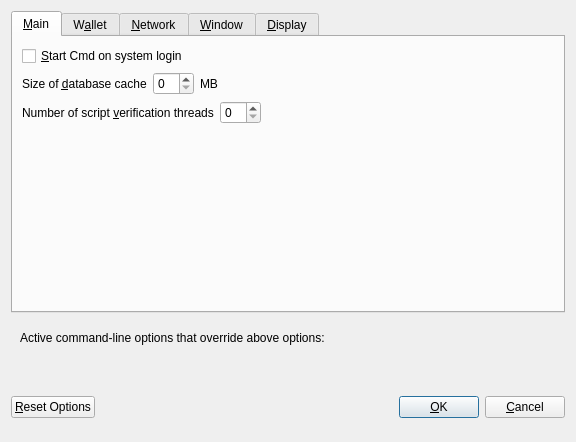
<?xml version="1.0" encoding="UTF-8"?>
<ui version="4.0">
 <class>OptionsDialog</class>
 <widget class="QDialog" name="OptionsDialog">
  <property name="geometry">
   <rect>
    <x>0</x>
    <y>0</y>
    <width>576</width>
    <height>442</height>
   </rect>
  </property>
  <property name="windowTitle">
   <string>Options</string>
  </property>
  <property name="modal">
   <bool>true</bool>
  </property>
  <layout class="QVBoxLayout" name="verticalLayout">
   <item>
    <widget class="QTabWidget" name="tabWidget">
     <property name="currentIndex">
      <number>0</number>
     </property>
     <widget class="QWidget" name="tabMain">
      <attribute name="title">
       <string>&amp;Main</string>
      </attribute>
      <layout class="QVBoxLayout" name="verticalLayout_Main">
       <item>
        <widget class="QCheckBox" name="bitcoinAtStartup">
         <property name="toolTip">
          <string>Automatically start Cmd after logging in to the system.</string>
         </property>
         <property name="text">
          <string>&amp;Start Cmd on system login</string>
         </property>
        </widget>
       </item>
       <item>
        <layout class="QHBoxLayout" name="horizontalLayout_2_Main">
         <item>
          <widget class="QLabel" name="databaseCacheLabel">
           <property name="text">
            <string>Size of &amp;database cache</string>
           </property>
           <property name="textFormat">
            <enum>Qt::PlainText</enum>
           </property>
           <property name="buddy">
            <cstring>databaseCache</cstring>
           </property>
          </widget>
         </item>
         <item>
          <widget class="QSpinBox" name="databaseCache"/>
         </item>
         <item>
          <widget class="QLabel" name="databaseCacheUnitLabel">
           <property name="text">
            <string>MB</string>
           </property>
           <property name="textFormat">
            <enum>Qt::PlainText</enum>
           </property>
          </widget>
         </item>
         <item>
          <spacer name="horizontalSpacer_2_Main">
           <property name="orientation">
            <enum>Qt::Horizontal</enum>
           </property>
           <property name="sizeHint" stdset="0">
            <size>
             <width>40</width>
             <height>20</height>
            </size>
           </property>
          </spacer>
         </item>
        </layout>
       </item>
       <item>
        <layout class="QHBoxLayout" name="horizontalLayout_3_Main">
         <item>
          <widget class="QLabel" name="threadsScriptVerifLabel">
           <property name="text">
            <string>Number of script &amp;verification threads</string>
           </property>
           <property name="textFormat">
            <enum>Qt::PlainText</enum>
           </property>
           <property name="buddy">
            <cstring>threadsScriptVerif</cstring>
           </property>
          </widget>
         </item>
         <item>
          <widget class="QSpinBox" name="threadsScriptVerif">
           <property name="toolTip">
            <string>(0 = auto, &lt;0 = leave that many cores free)</string>
           </property>
          </widget>
         </item>
         <item>
          <spacer name="horizontalSpacer_3_Main">
           <property name="orientation">
            <enum>Qt::Horizontal</enum>
           </property>
           <property name="sizeHint" stdset="0">
            <size>
             <width>40</width>
             <height>20</height>
            </size>
           </property>
          </spacer>
         </item>
        </layout>
       </item>
       <item>
        <spacer name="verticalSpacer_2">
         <property name="orientation">
          <enum>Qt::Vertical</enum>
         </property>
         <property name="sizeHint" stdset="0">
          <size>
           <width>20</width>
           <height>40</height>
          </size>
         </property>
        </spacer>
       </item>
      </layout>
     </widget>
     <widget class="QWidget" name="tabWallet">
      <attribute name="title">
       <string>W&amp;allet</string>
      </attribute>
      <layout class="QVBoxLayout" name="verticalLayout_Wallet">
       <item>
        <layout class="QHBoxLayout" name="horizontalLayout_2_Wallet">
         <item>
          <widget class="QLabel" name="labelStakeSplitThresholdText">
           <property name="text">
            <string>Stake split threshold:</string>
           </property>
          </widget>
         </item>
         <item>
          <widget class="QSpinBox" name="spinBoxStakeSplitThreshold">
           <property name="minimum">
            <number>1</number>
           </property>
           <property name="maximum">
            <number>999999</number>
           </property>
          </widget>
         </item>
        </layout>
       </item>
       <item>
        <widget class="QGroupBox" name="groupBox">
         <property name="title">
          <string>Expert</string>
         </property>
         <layout class="QVBoxLayout" name="verticalLayout_2">
          <item>
           <widget class="QCheckBox" name="coinControlFeatures">
            <property name="toolTip">
             <string>Whether to show coin control features or not.</string>
            </property>
            <property name="text">
             <string>Enable coin &amp;control features</string>
            </property>
           </widget>
          </item>
          <item>
           <widget class="QCheckBox" name="showMasternodesTab">
            <property name="toolTip">
             <string>Show additional tab listing all your masternodes in first sub-tab&lt;br/&gt;and all masternodes on the network in second sub-tab.</string>
            </property>
            <property name="text">
             <string>Show Masternodes Tab</string>
            </property>
           </widget>
          </item>
          <item>
           <widget class="QCheckBox" name="spendZeroConfChange">
            <property name="toolTip">
             <string>If you disable the spending of unconfirmed change, the change from a transaction&lt;br/&gt;cannot be used until that transaction has at least one confirmation.&lt;br/&gt;This also affects how your balance is computed.</string>
            </property>
            <property name="text">
             <string>&amp;Spend unconfirmed change</string>
            </property>
           </widget>
          </item>
         </layout>
        </widget>
       </item>
       <item>
        <spacer name="verticalSpacer_Wallet">
         <property name="orientation">
          <enum>Qt::Vertical</enum>
         </property>
         <property name="sizeHint" stdset="0">
          <size>
           <width>20</width>
           <height>40</height>
          </size>
         </property>
        </spacer>
       </item>
      </layout>
     </widget>
     <widget class="QWidget" name="tabNetwork">
      <attribute name="title">
       <string>&amp;Network</string>
      </attribute>
      <layout class="QVBoxLayout" name="verticalLayout_Network">
       <item>
        <widget class="QCheckBox" name="mapPortUpnp">
         <property name="toolTip">
          <string>Automatically open the Cmd client port on the router. This only works when your router supports UPnP and it is enabled.</string>
         </property>
         <property name="text">
          <string>Map port using &amp;UPnP</string>
         </property>
        </widget>
       </item>
       <item>
        <widget class="QCheckBox" name="allowIncoming">
         <property name="toolTip">
          <string>Accept connections from outside</string>
         </property>
         <property name="text">
          <string>Allow incoming connections</string>
         </property>
        </widget>
       </item>
       <item>
        <widget class="QCheckBox" name="connectSocks">
         <property name="toolTip">
          <string>Connect to the Cmd network through a SOCKS5 proxy.</string>
         </property>
         <property name="text">
          <string>&amp;Connect through SOCKS5 proxy (default proxy):</string>
         </property>
        </widget>
       </item>
       <item>
        <layout class="QHBoxLayout" name="horizontalLayout_1_Network">
         <item>
          <widget class="QLabel" name="proxyIpLabel">
           <property name="text">
            <string>Proxy &amp;IP:</string>
           </property>
           <property name="textFormat">
            <enum>Qt::PlainText</enum>
           </property>
           <property name="buddy">
            <cstring>proxyIp</cstring>
           </property>
          </widget>
         </item>
         <item>
          <widget class="QValidatedLineEdit" name="proxyIp">
           <property name="minimumSize">
            <size>
             <width>140</width>
             <height>0</height>
            </size>
           </property>
           <property name="maximumSize">
            <size>
             <width>140</width>
             <height>16777215</height>
            </size>
           </property>
           <property name="toolTip">
            <string>IP address of the proxy (e.g. IPv4: 127.0.0.1 / IPv6: ::1)</string>
           </property>
          </widget>
         </item>
         <item>
          <widget class="QLabel" name="proxyPortLabel">
           <property name="text">
            <string>&amp;Port:</string>
           </property>
           <property name="textFormat">
            <enum>Qt::PlainText</enum>
           </property>
           <property name="buddy">
            <cstring>proxyPort</cstring>
           </property>
          </widget>
         </item>
         <item>
          <widget class="QLineEdit" name="proxyPort">
           <property name="minimumSize">
            <size>
             <width>55</width>
             <height>0</height>
            </size>
           </property>
           <property name="maximumSize">
            <size>
             <width>55</width>
             <height>16777215</height>
            </size>
           </property>
           <property name="toolTip">
            <string>Port of the proxy (e.g. 9050)</string>
           </property>
          </widget>
         </item>
         <item>
          <spacer name="horizontalSpacer_1_Network">
           <property name="orientation">
            <enum>Qt::Horizontal</enum>
           </property>
           <property name="sizeHint" stdset="0">
            <size>
             <width>40</width>
             <height>20</height>
            </size>
           </property>
          </spacer>
         </item>
        </layout>
       </item>
       <item>
        <spacer name="verticalSpacer_Network">
         <property name="orientation">
          <enum>Qt::Vertical</enum>
         </property>
         <property name="sizeHint" stdset="0">
          <size>
           <width>20</width>
           <height>40</height>
          </size>
         </property>
        </spacer>
       </item>
      </layout>
     </widget>
     <widget class="QWidget" name="tabWindow">
      <attribute name="title">
       <string>&amp;Window</string>
      </attribute>
      <layout class="QVBoxLayout" name="verticalLayout_Window">
       <item>
        <widget class="QCheckBox" name="minimizeToTray">
         <property name="toolTip">
          <string>Show only a tray icon after minimizing the window.</string>
         </property>
         <property name="text">
          <string>&amp;Minimize to the tray instead of the taskbar</string>
         </property>
        </widget>
       </item>
       <item>
        <widget class="QCheckBox" name="minimizeOnClose">
         <property name="toolTip">
          <string>Minimize instead of exit the application when the window is closed. When this option is enabled, the application will be closed only after selecting Quit in the menu.</string>
         </property>
         <property name="text">
          <string>M&amp;inimize on close</string>
         </property>
        </widget>
       </item>
       <item>
        <spacer name="verticalSpacer_Window">
         <property name="orientation">
          <enum>Qt::Vertical</enum>
         </property>
         <property name="sizeHint" stdset="0">
          <size>
           <width>20</width>
           <height>40</height>
          </size>
         </property>
        </spacer>
       </item>
      </layout>
     </widget>
     <widget class="QWidget" name="tabDisplay">
      <attribute name="title">
       <string>&amp;Display</string>
      </attribute>
      <layout class="QVBoxLayout" name="verticalLayout_Display">
       <item>
        <layout class="QHBoxLayout" name="horizontalLayout_1_Display">
         <item>
          <widget class="QLabel" name="langLabel">
           <property name="text">
            <string>User Interface &amp;language:</string>
           </property>
           <property name="textFormat">
            <enum>Qt::PlainText</enum>
           </property>
           <property name="buddy">
            <cstring>lang</cstring>
           </property>
          </widget>
         </item>
         <item>
          <widget class="QValueComboBox" name="lang">
           <property name="toolTip">
            <string>The user interface language can be set here. This setting will take effect after restarting Cmd.</string>
           </property>
          </widget>
         </item>
        </layout>
       </item>
       <item>
        <widget class="Line" name="line">
         <property name="orientation">
          <enum>Qt::Horizontal</enum>
         </property>
        </widget>
       </item>
       <item>
        <layout class="QHBoxLayout" name="horizontalLayout_2_Display">
         <item>
          <widget class="QLabel" name="unitLabel">
           <property name="text">
            <string>&amp;Unit to show amounts in:</string>
           </property>
           <property name="textFormat">
            <enum>Qt::PlainText</enum>
           </property>
           <property name="buddy">
            <cstring>unit</cstring>
           </property>
          </widget>
         </item>
         <item>
          <widget class="QValueComboBox" name="unit">
           <property name="toolTip">
            <string>Choose the default subdivision unit to show in the interface and when sending coins.</string>
           </property>
          </widget>
         </item>
        </layout>
       </item>
       <item>
        <layout class="QHBoxLayout" name="horizontalLayout_5_Display">
         <item>
          <widget class="QLabel" name="digitsLabel">
           <property name="text">
            <string>Decimal digits</string>
           </property>
          </widget>
         </item>
         <item>
          <widget class="QValueComboBox" name="digits"/>
         </item>
        </layout>
       </item>
       <item>
        <layout class="QHBoxLayout" name="horizontalLayout_3_Display">
         <item>
          <widget class="QLabel" name="thirdPartyTxUrlsLabel">
           <property name="toolTip">
            <string>Third party URLs (e.g. a block explorer) that appear in the transactions tab as context menu items. %s in the URL is replaced by transaction hash. Multiple URLs are separated by vertical bar |.</string>
           </property>
           <property name="text">
            <string>Third party transaction URLs</string>
           </property>
           <property name="buddy">
            <cstring>thirdPartyTxUrls</cstring>
           </property>
          </widget>
         </item>
         <item>
          <widget class="QLineEdit" name="thirdPartyTxUrls">
           <property name="toolTip">
            <string>Third party URLs (e.g. a block explorer) that appear in the transactions tab as context menu items. %s in the URL is replaced by transaction hash. Multiple URLs are separated by vertical bar |.</string>
           </property>
          </widget>
         </item>
        </layout>
       </item>
       <item>
        <spacer name="verticalSpacer">
         <property name="orientation">
          <enum>Qt::Vertical</enum>
         </property>
         <property name="sizeHint" stdset="0">
          <size>
           <width>20</width>
           <height>40</height>
          </size>
         </property>
        </spacer>
       </item>
      </layout>
     </widget>
    </widget>
   </item>
   <item>
    <widget class="QFrame" name="frame">
     <layout class="QVBoxLayout" name="verticalLayout_Bottom">
      <item>
       <layout class="QHBoxLayout" name="horizontalLayout_Bottom">
        <item>
         <widget class="QLabel" name="overriddenByCommandLineInfoLabel">
          <property name="text">
           <string>Active command-line options that override above options:</string>
          </property>
          <property name="textFormat">
           <enum>Qt::PlainText</enum>
          </property>
         </widget>
        </item>
        <item>
         <spacer name="horizontalSpacer_Bottom">
          <property name="orientation">
           <enum>Qt::Horizontal</enum>
          </property>
          <property name="sizeHint" stdset="0">
           <size>
            <width>40</width>
            <height>20</height>
           </size>
          </property>
         </spacer>
        </item>
       </layout>
      </item>
      <item>
       <widget class="QLabel" name="overriddenByCommandLineLabel">
        <property name="text">
         <string/>
        </property>
        <property name="textFormat">
         <enum>Qt::PlainText</enum>
        </property>
        <property name="wordWrap">
         <bool>true</bool>
        </property>
       </widget>
      </item>
     </layout>
    </widget>
   </item>
   <item>
    <layout class="QHBoxLayout" name="horizontalLayout_Buttons">
     <item>
      <widget class="QPushButton" name="resetButton">
       <property name="toolTip">
        <string>Reset all client options to default.</string>
       </property>
       <property name="text">
        <string>&amp;Reset Options</string>
       </property>
       <property name="autoDefault">
        <bool>false</bool>
       </property>
      </widget>
     </item>
     <item>
      <spacer name="horizontalSpacer_1">
       <property name="orientation">
        <enum>Qt::Horizontal</enum>
       </property>
       <property name="sizeHint" stdset="0">
        <size>
         <width>40</width>
         <height>48</height>
        </size>
       </property>
      </spacer>
     </item>
     <item>
      <widget class="QLabel" name="statusLabel">
       <property name="minimumSize">
        <size>
         <width>200</width>
         <height>0</height>
        </size>
       </property>
       <property name="font">
        <font>
         <weight>75</weight>
         <bold>true</bold>
        </font>
       </property>
       <property name="text">
        <string/>
       </property>
       <property name="textFormat">
        <enum>Qt::PlainText</enum>
       </property>
       <property name="wordWrap">
        <bool>true</bool>
       </property>
      </widget>
     </item>
     <item>
      <spacer name="horizontalSpacer_2">
       <property name="orientation">
        <enum>Qt::Horizontal</enum>
       </property>
       <property name="sizeHint" stdset="0">
        <size>
         <width>40</width>
         <height>48</height>
        </size>
       </property>
      </spacer>
     </item>
     <item>
      <widget class="QPushButton" name="okButton">
       <property name="text">
        <string>&amp;OK</string>
       </property>
       <property name="autoDefault">
        <bool>false</bool>
       </property>
       <property name="default">
        <bool>true</bool>
       </property>
      </widget>
     </item>
     <item>
      <widget class="QPushButton" name="cancelButton">
       <property name="text">
        <string>&amp;Cancel</string>
       </property>
       <property name="autoDefault">
        <bool>false</bool>
       </property>
      </widget>
     </item>
    </layout>
   </item>
  </layout>
 </widget>
 <customwidgets>
  <customwidget>
   <class>QValidatedLineEdit</class>
   <extends>QLineEdit</extends>
   <header>qvalidatedlineedit.h</header>
  </customwidget>
  <customwidget>
   <class>QValueComboBox</class>
   <extends>QComboBox</extends>
   <header>qvaluecombobox.h</header>
  </customwidget>
 </customwidgets>
 <resources/>
 <connections/>
</ui>
